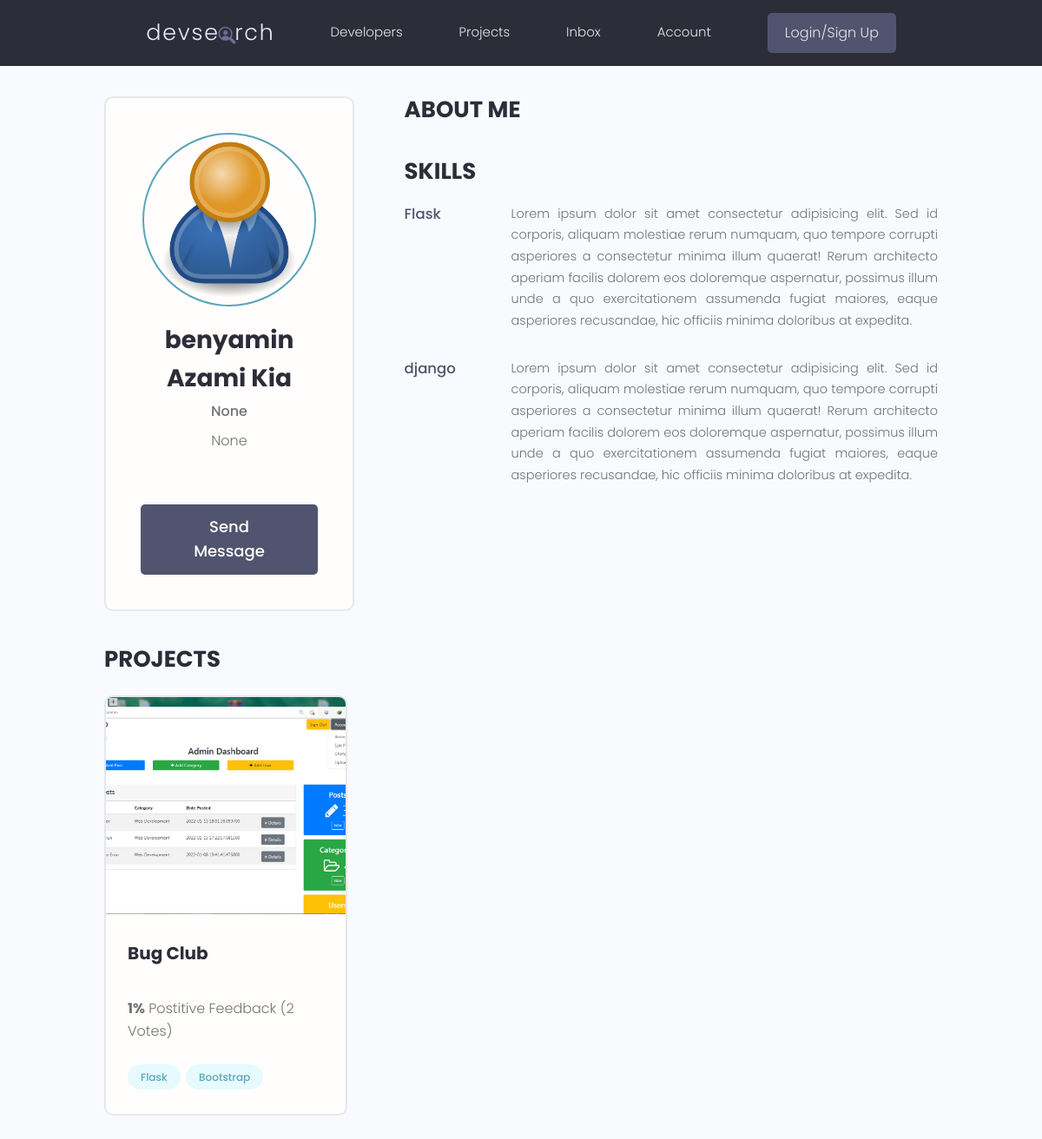
The app's page /profile/e3d9aaa4-91f7-449a-9013-1d92494d38fa/ with its own data.
### users/models.py (models this page shows, shortened)
class Profile(models.Model):
    id=models.UUIDField(default=uuid.uuid4, primary_key=True, editable=False, unique=True)
    user=models.OneToOneField(User, on_delete=models.CASCADE)
    short_intro=models.CharField(max_length=200, null=True, blank=True, default='')
    bio=models.TextField(null=True, blank=True, default='')
    location=models.CharField(max_length=100, null=True, blank=True, default='')
    profile_image=models.ImageField(upload_to='profiles/', null=True, blank=True,
		default='profiles/user-default.png')
    social_github=models.CharField(max_length=250, null=True, blank=True)
    social_twitter=models.CharField(max_length=250, null=True, blank=True)
    social_linkedin=models.CharField(max_length=250, null=True, blank=True)
    social_youtube=models.CharField(max_length=250, null=True, blank=True)
    social_website=models.CharField(max_length=250, null=True, blank=True)
    created=models.DateTimeField(auto_now_add=True)
    class Meta:
        ordering=['created']
        indexes=[models.Index(fields=['id'])]

class Skill(models.Model):
    id=models.UUIDField(default=uuid.uuid4, primary_key=True, editable=False, unique=True)
    name=models.CharField(max_length=200)
    description=models.TextField(null=True, blank=True)
    owner=models.ForeignKey(Profile, on_delete=models.CASCADE)

### projects/models.py (models this page shows, shortened)
class Project(models.Model):
    id=models.UUIDField(default=uuid4, primary_key=True, unique=True, editable=False)
    owner=models.ForeignKey(Profile, on_delete=models.SET_NULL, null=True, blank=True)
    title=models.CharField(max_length=200)
    description=models.TextField(null=True, blank=True)
    demo_link=models.CharField(max_length=200, null=True, blank=True)
    featured_image=models.ImageField(null=True, blank=True, default='default.jpg')
    source_link=models.CharField(max_length=250, null=True, blank=True)
    vote_total=models.IntegerField(default=0, null=True, blank=True)
    vote_ratio=models.IntegerField(default=0, null=True, blank=True)
    tags=models.ManyToManyField('Tag', blank=True)
    created=models.DateTimeField(auto_now_add=True)
    class Meta:
        ordering=['-vote_ratio','-vote_total','title']

class Tag(models.Model):
    id=models.UUIDField(default=uuid4, primary_key=True, unique=True, editable=False)
    name=models.CharField(max_length=150)

### users/views.py (the view)
# urls.py: path('profile/<str:pk>/', views.profile, name='profile'),
def profile(request, pk):
    try:
        profile=Profile.objects.select_related('user').prefetch_related('skill_set').get(pk=pk)
    except Profile.DoesNotExist:
        raise Http404()
    if profile.user_id == request.user.id:
        return redirect('user_account')
    projects=profile.project_set.prefetch_related('tags').all()
    context={'profile':profile,'projects':list(projects)}
    return render(request, 'users/user_profile.html', context)

### users/templates/users/user_profile.html (shortened to what this page needs)
{% extends 'base.html' %}
{% block content %}
  <main class="profile my-md">
    <div class="container">
      <div class="layout">
        <div class="column column--1of3">
          <div class="card text-center">
            <div class="card__body dev">
              <img class="avatar avatar--xl" src="{{profile.profile_image.url}}" />
              <h2 class="dev__name">{{profile.user.first_name}} {{profile.user.last_name}}</h2>
              <p class="dev__title">{{profile.short_intro}}</p>
              <p class="dev__location">{{profile.location}}</p>
              <a href="{% url 'send_message' profile.id %}" class="btn btn--sub btn--lg">Send Message</a>
            </div>
          </div>
        </div>
        <div class="column column--2of3">
          <div class="devInfo">
            <h3 class="devInfo__title">About Me</h3>
          </div>
          <div class="devInfo">
            <h3 class="devInfo__title">Skills</h3>
            <div class="devInfo__skills">
                {% for skill in profile.skill_set.all %}
	                {% if skill.description != '' %}
		              <div class="devSkill">
		                  <h4 class="devSkill__title">{{skill.name}}</h4>
		                  <p class="devSkill__info">{{skill.description|linebreaksbr}}</p>
		              </div>
                    {% else %}
                  <h3 class="devInfo__subtitle">Other Skills</h3>
                  <div class="devInfo__otherSkills">
	                <span class="tag tag--pill tag--sub tag--lg">
	                  <small>{{skill.name}}</small>
	                </span>
	               {% endif %}
               {% endfor %}
              </div>
            </div>
          </div>
          <div class="devInfo">
            <h3 class="devInfo__title">Projects</h3>
            <div class="grid grid--two">
{% for project in projects %}
              <div class="column">
                <div class="card project">
                  <a href="{% url 'project' project.id %}" class="project">
                    <img class="project__thumbnail" src="{{project.featured_image.url}}" alt="project thumbnail" />
                    <div class="card__body">
                      <h3 class="project__title">{{project.title|linebreaksbr}}</h3>
                      <p><a class="project__author" href="">{{project.owner.name}}</a></p>
                      <p class="project--rating">
                        <span style="font-weight: bold;">{{project.vote_ratio}}%</span> Postitive
                        Feedback ({{project.vote_total}} Vote{{project.vote_total|pluralize}})
                      </p>
                      <div class="project__tags">
                       {% for tag in project.tags.all %}
                        <span class="tag tag--pill tag--main">
                          <small>{{tag.name}}</small>
                        </span>
                       {% endfor %}
                      </div>
                    </div>
                  </a>
                </div>
              </div>
{% endfor %}
            </div>
          </div>
        </div>
      </div>
  </main>
{% endblock %}

### static/style/app.css (style rules this page uses)
:root { --color-sub: #2d2d39; }
.btn--sub { background-color: var(--color-sub-light); }
.card { border: 2px solid var(--color-light); }
img { width: 100%; }
.profile .card > .dev { padding: 4rem; }
.dev__name { color: var(--color-sub); font-size: 2.8rem; font-weight: 700; margin-top: 1rem; margin-bottom: 0.5rem; }
.dev__title { font-size: 1.6rem; font-weight: 500; line-height: 1.3; }
.dev__location { margin-top: 1rem; }
.devInfo { margin-bottom: 3rem; }
.devInfo__title, .devInfo__subtitle { font-size: 2.6rem; color: var(--color-sub); text-transform: uppercase; font-weight: 700; margin-bottom: 1.5rem; }
.devInfo__about, .devSkill__info { font-size: 1.45rem; line-height: 1.7; text-align: justify; }
.devSkill { margin-bottom: 3rem; }
.devSkill__title { font-size: 1.65rem; font-weight: 500; color: var(--color-sub-light); }
@media screen and (min-width: 700px) { .devSkill { display: flex; justify-content: space-between; gap: 3rem; } }
@media screen and (min-width: 700px) { .devSkill__info { flex-basis: 80%; } }
.project--rating { margin-bottom: 1.6em; margin-top: .5em; }
.project__thumbnail { height: 25rem; object-fit: cover; object-position: top center; }
.project__title { font-size: 2rem; font-weight: 700; color: var(--color-sub); }

### static/uikit/styles/modules/_variables.css (style rules this page uses)
:root { --color-main: #5aa5b9; --color-main-light: #e6faff; --color-sub: #3f4156; --color-sub-light: #51546e; --color-sub-lighter: #ededfd; --color-text: #737373; --color-gray: #8b8b8b; --color-light: #e5e7eb; --color-light-gray: #767676; --color-bg: #f8fafd; --color-white: #fffefd; --color-white-light: #f3f3f3; --color-success: #359e64; --color-success-bg: #def8e8; --color-error: #fc4b0b; --color-error-bg: #fff2ee; --font-base: 'Poppins', arial, helvetica, 'Segoe UI', roboto, ubuntu, sans-serif; --font-monospace: 'Fira Code', 'Courier New', courier, monospace; --font-regular: 300; --font-medium: 500; --font-bold: 700; --generic-shadow: 1px 1px 5px #00000010; --generic-transition: all 0.3s ease-in-out; }

### static/uikit/styles/modules/_base.css (style rules this page uses)
* { margin: 0; padding: 0; box-sizing: border-box; text-rendering: optimizeLegibility; color: inherit; font-size: inherit; }
html { font-size: 50%; }
@media only screen and (min-width: 480px) { html { font-size: 56.25%; } }
@media only screen and (min-width: 1200px) { html { font-size: 62.5%; } }
body { line-height: 1.6; font-weight: 400; font-size: 1.5rem; color: var(--color-text); background-color: var(--color-bg); min-height: 100vh; }

### static/uikit/styles/modules/_typography.css (style rules this page uses)
* { font-family: var(--font-base); }
h2 { font-size: 3.6rem; font-weight: var(--font-bold); }
h3 { font-size: 3.2rem; font-weight: var(--font-medium); }
h4 { font-size: 2.8rem; font-weight: var(--font-medium); }
p, span, strong { font-size: 1.6rem; color: var(--color-text); font-weight: var(--font-regular); }
a { padding-bottom: 2px; text-decoration: none; display: inline-block; color: var(--color-main); font-weight: var(--font-medium); }

### static/uikit/styles/modules/_utilities.css (style rules this page uses)
.container { width: 92%; max-width: 165rem; margin: 0 auto; box-sizing: border-box; }
@media screen and (min-width: 1000px) { .container { width: 90%; } }
@media screen and (min-width: 1200px) { .container { width: 80%; } }
.text-center { text-align: center; }
.my-md { margin: 3rem auto; }

### static/uikit/styles/modules/_avatar.css (style rules this page uses)
.avatar { border-radius: 50%; border: 2px solid var(--color-main); object-fit: cover; }
.avatar--xl { height: 20rem; width: 20rem; }

### static/uikit/styles/modules/_button.css (style rules this page uses)
.btn { display: inline-block; position: relative; cursor: pointer; background-color: var(--color-light); font-weight: var(--font-medium); color: var(--color-sub); text-decoration: none; padding: 1rem 2rem; border-radius: 0.5rem; border: none; width: -webkit-fit-content; width: -moz-fit-content; width: fit-content; height: -webkit-fit-content; height: -moz-fit-content; height: fit-content; font-size: 1.6rem; outline-width: 0; outline-color: transparent; -webkit-backface-visibility: hidden; backface-visibility: hidden; transition: all 0.3s ease-in-out; }
.btn--sub { background-color: var(--color-sub); color: var(--color-white); }
.btn--lg { font-size: 1.8rem; padding: 1.2rem 4.5rem; }

### static/uikit/styles/modules/_card.css (style rules this page uses)
.card { border-radius: 1rem; background-color: var(--color-white); border: 1.5px solid var(--color-light); width: auto; height: auto; margin-top: 0.5rem; margin-bottom: 0.5rem; overflow: hidden; }
.card__body, .card__header { padding: 2rem 2.5rem; }

### static/uikit/styles/modules/_layout.css (style rules this page uses)
.layout { display: flex; flex-flow: row wrap; justify-content: space-between; }
.layout > .column { margin-bottom: 3rem; }
.layout > .column.column--1of3 { flex-basis: 30%; }
.layout > .column.column--2of3 { flex-basis: 64%; }

### records on screen
Profile: profile_image (placeholder picture), user.first_name "benyamin", user.last_name "Azami Kia", short_intro "None", location "None"
Skill: name "Flask", description "Lorem ipsum dolor sit amet consectetur adipisicing elit. Sed id corporis, aliquam molestiae rerum numquam, quo tempore corrupti asperiores a consectetur minima illum quaerat! Rerum architecto aperiam facilis dolorem eos doloremque aspernatur, possimus illum unde a quo exercitationem assumenda fugiat maiores, eaque asperiores recusandae, hic officiis minima doloribus at expedita."
Skill: name "django", description "Lorem ipsum dolor sit amet consectetur adipisicing elit. Sed id corporis, aliquam molestiae rerum numquam, quo tempore corrupti asperiores a consectetur minima illum quaerat! Rerum architecto aperiam facilis dolorem eos doloremque aspernatur, possimus illum unde a quo exercitationem assumenda fugiat maiores, eaque asperiores recusandae, hic officiis minima doloribus at expedita."
Project: featured_image (picture), title "Bug Club", vote_ratio "1", vote_total "2"
Tag: name "Flask"
Tag: name "Bootstrap"
